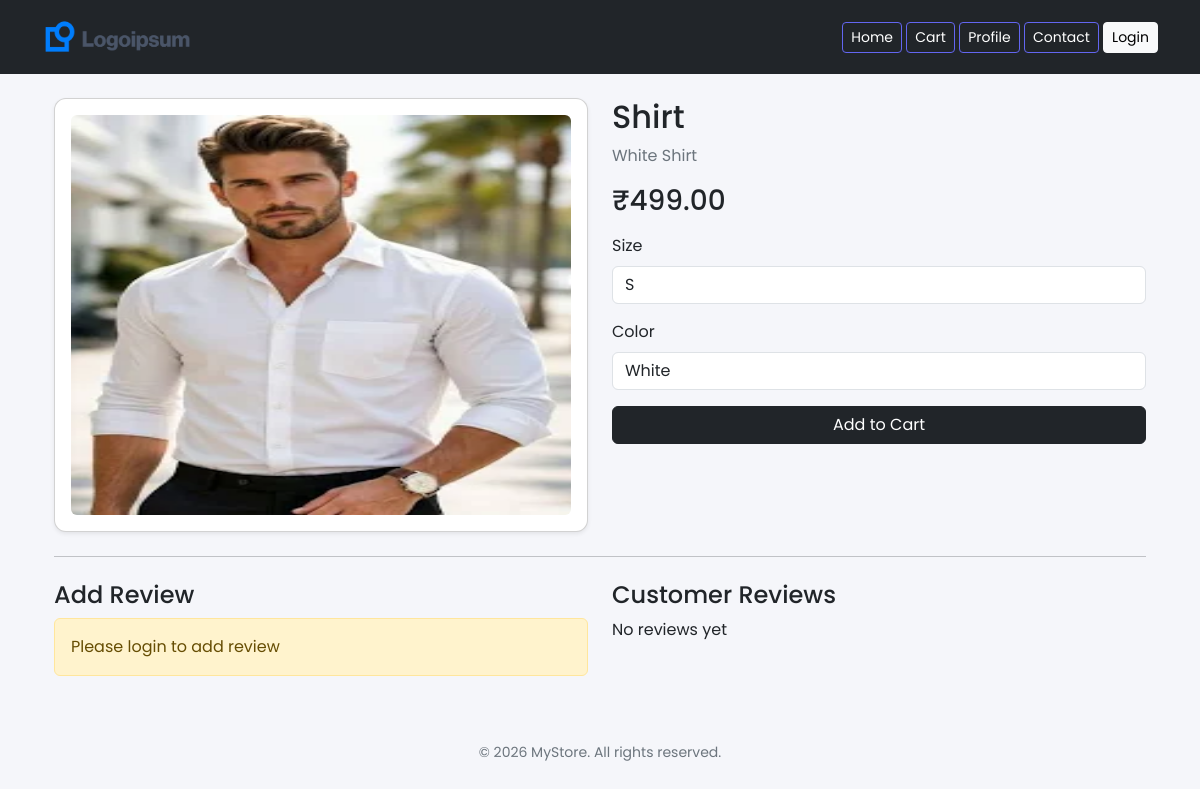
/product.php?id=7, run on the app's committed database.
### tables this page shows
CREATE TABLE `products` (
  `id` int(11) NOT NULL,
  `name` varchar(150) NOT NULL,
  `description` text DEFAULT NULL,
  `price` decimal(10,2) NOT NULL,
  `stock` int(11) NOT NULL,
  `image` varchar(255) DEFAULT NULL,
  `category_id` int(11) DEFAULT NULL,
  `created_at` timestamp NOT NULL DEFAULT current_timestamp(),
  `vendor_id` int(11) DEFAULT 1,
  `is_featured` tinyint(1) DEFAULT 0
);

### product.php (the view, shortened to what this page needs)
<?php
include "db.php";
include "includes/header.php";
$id = intval($_GET['id']);
$product_result = $conn->query("SELECT * FROM products WHERE id=$id");
$product = $product_result->fetch_assoc();
$variations_result = $conn->query("SELECT * FROM product_variations WHERE product_id=$id");
$sizes = [];
$colors = [];
if ($variations_result) {
    while ($v = $variations_result->fetch_assoc()) {
        if ($v['attribute'] == 'size') {
            $sizes[] = $v['value'];
        }
        if ($v['attribute'] == 'color') {
            $colors[] = $v['value'];
        }
    }
}
?>
<div class="container mt-4">
<div class="row">
    <div class="col-md-6">
        <div class="card p-3 text-center shadow-sm">
            <?php if (!empty($product['image'])) { ?>
                <img src="uploads/<?php echo $product['image']; ?>"
                     class="img-fluid rounded" style="max-height:400px;">
            <?php } else { ?>
                <div style="height:300px; display:flex; align-items:center; justify-content:center;">
                    No Image
                </div>
            <?php } ?>
        </div>
    </div>
    <div class="col-md-6">
        <h2><?php echo $product['name']; ?></h2>
        <p class="text-secondary"><?php echo $product['description']; ?></p>
        <h3 class="mb-3">₹<?php echo $product['price']; ?></h3>
        <form method="POST" action="cart.php">
            <?php if (!empty($sizes)) { ?>
                <label class="form-label">Size</label>
                <select name="size" class="form-control mb-3">
                    <?php foreach ($sizes as $s) { ?>
                        <option><?php echo $s; ?></option>
                    <?php } ?>
                </select>
            <?php } ?>
            <?php if (!empty($colors)) { ?>
                <label class="form-label">Color</label>
                <select name="color" class="form-control mb-3">
                    <?php foreach ($colors as $c) { ?>
                        <option><?php echo $c; ?></option>
                    <?php } ?>
                </select>
            <?php } ?>
            <button type="submit" name="add_to_cart" class="btn btn-dark w-100 mb-3">
    Add to Cart
</button>
        </form>
    </div>
</div>
<hr class="my-4">
<div class="row">
    <div class="col-md-6">
        <h4>Add Review</h4>
        <?php if (isset($_SESSION['user'])) { ?>
            <form method="POST">
                <input type="number" name="rating" min="1" max="5"
                       class="form-control mb-2" placeholder="Rating (1-5)" required>
                <textarea name="comment"
                          class="form-control mb-2"
                          placeholder="Write your review" required></textarea>
                <button name="submit_review" class="btn btn-primary w-100">
                    Submit Review
                </button>
            </form>
        <?php } else { ?>
            <div class="alert alert-warning">
                Please login to add review
            </div>
        <?php } ?>
    </div>
    <div class="col-md-6">
        <h4>Customer Reviews</h4>
        <?php
        $reviews = $conn->query("
            SELECT r.*, u.name
            FROM reviews r
            JOIN users u ON r.user_id = u.id
            WHERE product_id=$id
        ");
        if ($reviews && $reviews->num_rows > 0) {
            while ($r = $reviews->fetch_assoc()) {
        ?>
            <div class="card p-3 mb-2 shadow-sm">
                <strong><?php echo $r['name']; ?></strong>
                <div class="text-warning"><?php echo str_repeat("⭐", $r['rating']); ?></div>
                <p class="mb-0"><?php echo $r['comment']; ?></p>
            </div>
        <?php
            }
        } else {
            echo "<p>No reviews yet</p>";
        }
        ?>
    </div>
</div>
</div>
<?php include "includes/footer.php"; ?>

### includes/header.php (style rules this page uses)
body { font-family: 'Poppins', sans-serif; background: #f5f6fa; }
.card { border-radius: 12px; box-shadow: 0 4px 10px rgba(0,0,0,0.08); }
.card { animation: fadeIn 0.5s ease-in-out; }
.card { transition: 0.2s ease; }

### data on the page
products: image (picture), name "Shirt", description "White Shirt", price "499.00"

### other printed values
form field size "S"
form field color "White"
